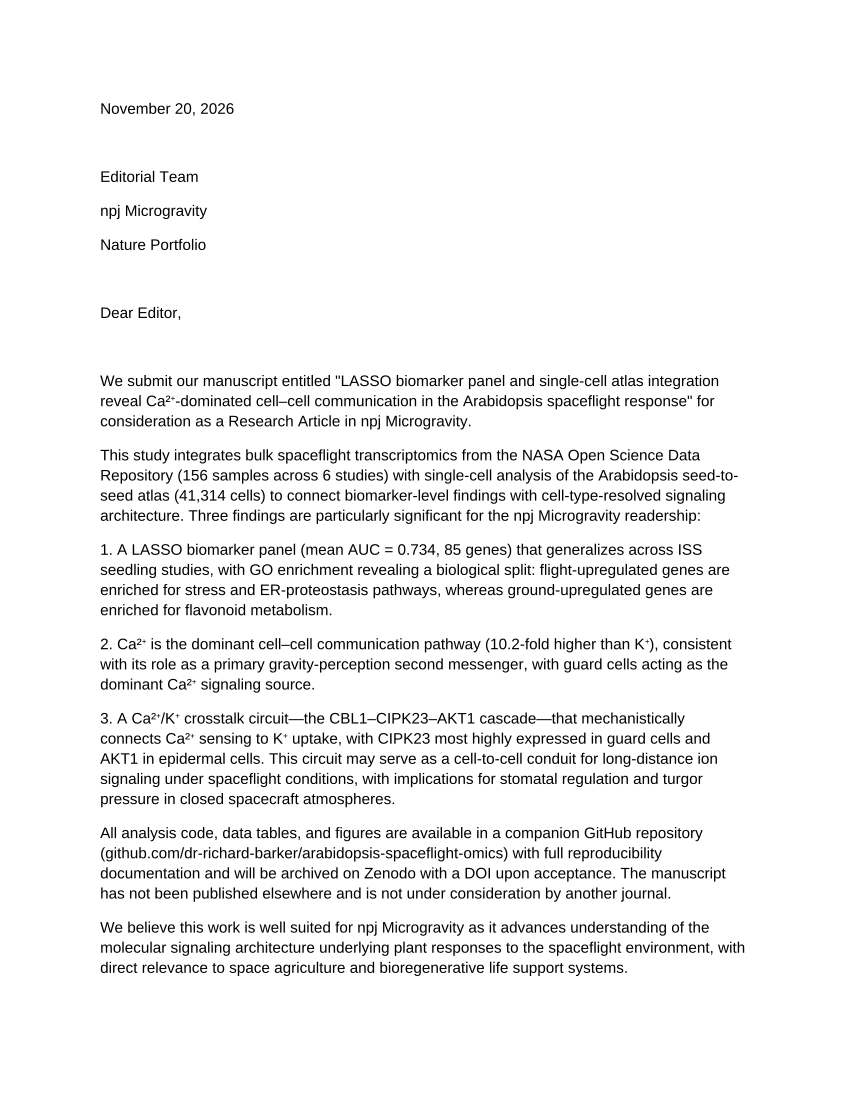

Write Python code to recreate this figure.
"""
Step 4 (continued): Generate cover letter for npj Microgravity submission.
"""
# --- portable paths (de-sandboxed; replaces /mnt/results and /workspace) ---
import os as _os
_HERE = _os.path.dirname(_os.path.abspath(__file__))
REPO_ROOT = _os.path.abspath(_os.path.join(_HERE, '..'))
RESULTS = _os.environ.get("ASO_ROOT", REPO_ROOT)          # holds tables/ and figures/
ATLAS   = _os.environ.get("ASO_ATLAS", _os.path.join(REPO_ROOT, "atlas"))  # large intermediates (not shipped)
WORK    = _os.environ.get("ASO_WORK", _os.path.join(REPO_ROOT, "work"))    # scratch outputs
_os.makedirs(WORK, exist_ok=True)
# --- end portable paths ---

from docx import Document
from docx.shared import Pt, Inches

doc = Document()

# Set margins
for section in doc.sections:
    section.top_margin = Inches(1)
    section.bottom_margin = Inches(1)
    section.left_margin = Inches(1)
    section.right_margin = Inches(1)

# Set default font
style = doc.styles['Normal']
style.font.name = 'Liberation Sans'
style.font.size = Pt(11)

doc.add_paragraph('November 20, 2026')
doc.add_paragraph('')
doc.add_paragraph('Editorial Team')
doc.add_paragraph('npj Microgravity')
doc.add_paragraph('Nature Portfolio')
doc.add_paragraph('')
doc.add_paragraph('Dear Editor,')
doc.add_paragraph('')
p = doc.add_paragraph(
    "We submit our manuscript entitled \"LASSO biomarker panel and single-cell atlas "
    "integration reveal Ca²⁺-dominated cell–cell communication in the Arabidopsis "
    "spaceflight response\" for consideration as a Research Article in npj Microgravity."
)
p = doc.add_paragraph(
    "This study integrates bulk spaceflight transcriptomics from the NASA Open Science "
    "Data Repository (156 samples across 6 studies) with single-cell analysis of the "
    "Arabidopsis seed-to-seed atlas (41,314 cells) to connect biomarker-level findings "
    "with cell-type-resolved signaling architecture. Three findings are particularly "
    "significant for the npj Microgravity readership:"
)
p = doc.add_paragraph(
    "1. A LASSO biomarker panel (mean AUC = 0.734, 85 genes) that generalizes across ISS "
    "seedling studies, with GO enrichment revealing a biological split: flight-upregulated "
    "genes are enriched for stress and ER-proteostasis pathways, whereas ground-upregulated "
    "genes are enriched for flavonoid metabolism."
)
p = doc.add_paragraph(
    "2. Ca²⁺ is the dominant cell–cell communication pathway (10.2-fold higher than K⁺), "
    "consistent with its role as a primary gravity-perception second messenger, with guard "
    "cells acting as the dominant Ca²⁺ signaling source."
)
p = doc.add_paragraph(
    "3. A Ca²⁺/K⁺ crosstalk circuit—the CBL1–CIPK23–AKT1 cascade—that mechanistically "
    "connects Ca²⁺ sensing to K⁺ uptake, with CIPK23 most highly expressed in guard cells "
    "and AKT1 in epidermal cells. This circuit may serve as a cell-to-cell conduit for "
    "long-distance ion signaling under spaceflight conditions, with implications for "
    "stomatal regulation and turgor pressure in closed spacecraft atmospheres."
)
p = doc.add_paragraph(
    "All analysis code, data tables, and figures are available in a companion GitHub "
    "repository (github.com/dr-richard-barker/arabidopsis-spaceflight-omics) with full "
    "reproducibility documentation and will be archived on Zenodo with a DOI upon "
    "acceptance. The manuscript has not been published elsewhere and is not under "
    "consideration by another journal."
)
p = doc.add_paragraph(
    "We believe this work is well suited for npj Microgravity as it advances "
    "understanding of the molecular signaling architecture underlying plant responses "
    "to the spaceflight environment, with direct relevance to space agriculture and "
    "bioregenerative life support systems."
)
doc.add_paragraph('')
doc.add_paragraph('Sincerely,')
doc.add_paragraph('')
doc.add_paragraph('Richard Barker')
doc.add_paragraph('GeneLab Plant Analysis Working Group')
doc.add_paragraph('Corresponding author: dr.richard.barker@gmail.com')

out_path = _os.path.join(_os.path.dirname(_os.path.abspath(__file__)), 'cover_letter.docx')
doc.save(out_path)
print("Cover letter saved to " + out_path)
